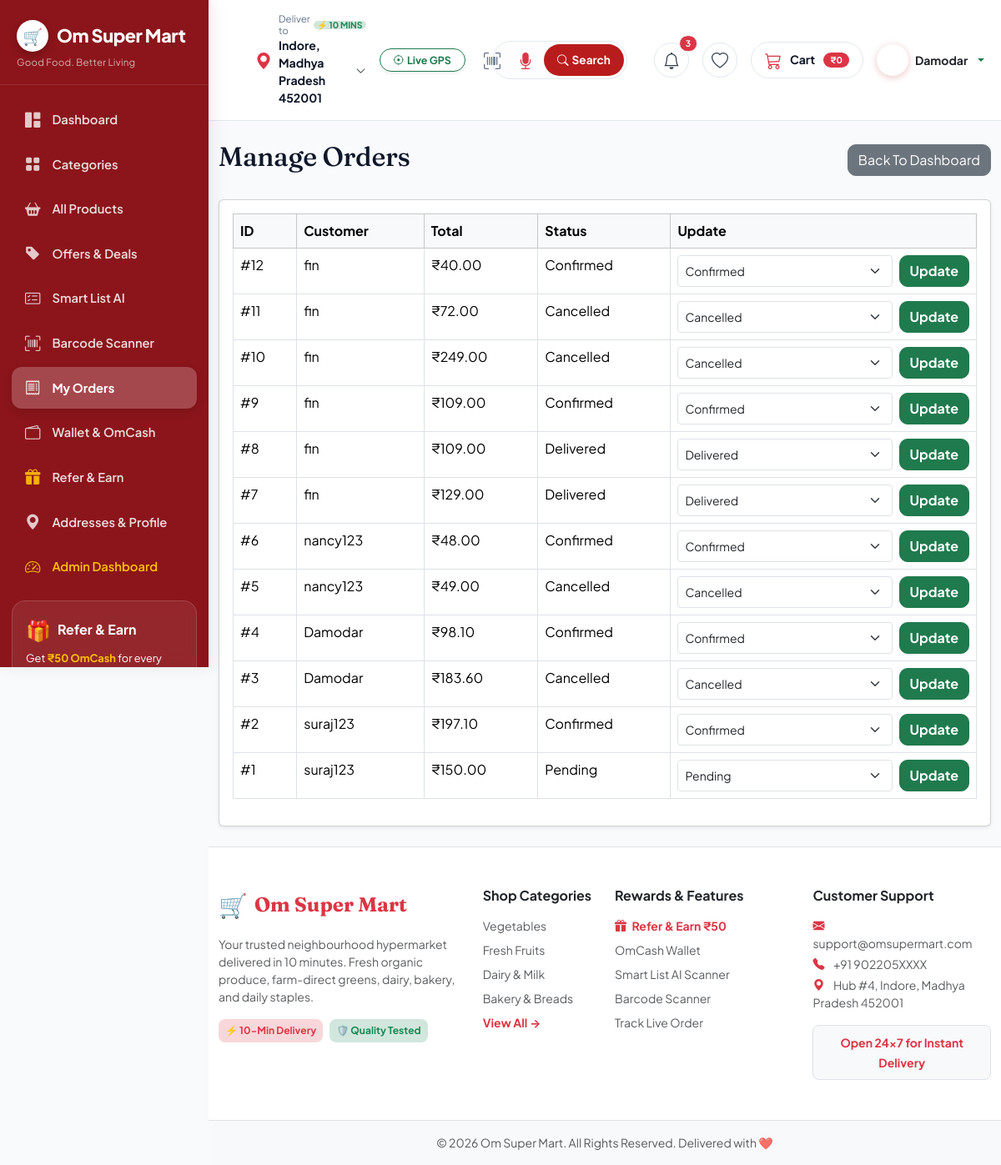
Before: /dashboard/orders/ (signed in) with the older database file.
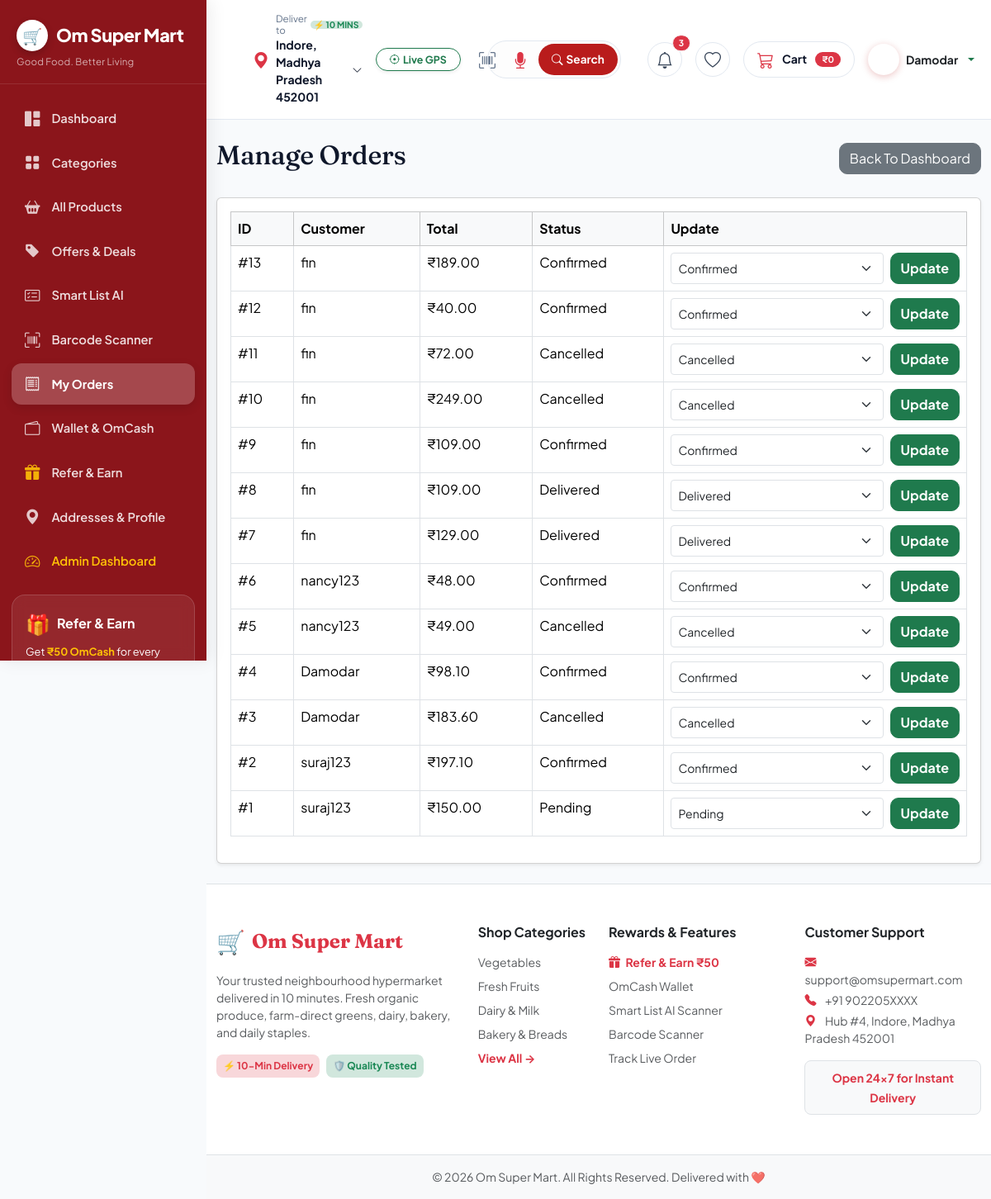
After: the same page with the newer database file.
### orders/models.py (models this page shows, shortened)
class Order(models.Model):
    PENDING = "Pending"
    CONFIRMED = "Confirmed"
    SHIPPED = "Shipped"
    DELIVERED = "Delivered"
    CANCELLED = "Cancelled"
    STATUS_CHOICES = [
        (PENDING, "Pending"),
        (CONFIRMED, "Confirmed"),
        (SHIPPED, "Shipped"),
        (DELIVERED, "Delivered"),
        (CANCELLED, "Cancelled"),
    ]
    user = models.ForeignKey(
        settings.AUTH_USER_MODEL,
        on_delete=models.CASCADE
    )
    full_name = models.CharField(max_length=100)
    phone = models.CharField(max_length=20)
    address = models.TextField()
    city = models.CharField(max_length=100)
    state = models.CharField(max_length=100)
    pincode = models.CharField(max_length=10)
    total_amount = models.DecimalField(
        max_digits=10,
        decimal_places=2
    )
    status = models.CharField(
        max_length=20,
        choices=STATUS_CHOICES,
        default=PENDING
    )
    created_at = models.DateTimeField(
        auto_now_add=True
    )

### accounts/models.py (models this page shows, shortened)
class CustomUser(AbstractUser):
    CUSTOMER = "CUSTOMER"
    ADMIN = "ADMIN"
    ROLE_CHOICES = (
        (CUSTOMER, "Customer"),
        (ADMIN, "Admin"),
    )
    role = models.CharField(
        max_length=20,
        choices=ROLE_CHOICES,
        default=CUSTOMER
    )
    phone_number = models.CharField(
        max_length=15,
        blank=True,
        null=True
    )
    profile_picture = models.ImageField(
        upload_to="profiles/",
        blank=True,
        null=True
    )
    is_email_verified = models.BooleanField(
        default=False
    )
    referral_code = models.CharField(
        max_length=20,
        unique=True,
        blank=True,
        null=True,
        db_index=True
    )
    referred_by = models.ForeignKey(
        "self",
        on_delete=models.SET_NULL,
        null=True,
        blank=True,
        related_name="referrals"
    )
    created_at = models.DateTimeField(
        auto_now_add=True
    )
    updated_at = models.DateTimeField(
        auto_now=True
    )
    objects = CustomUserManager()

### dashboard/views.py (the view)
@staff_member_required
def orders_list(request):
    orders = Order.objects.all().order_by(
        "-created_at"
    )
    return render(
        request,
        "dashboard/orders.html",
        {
            "orders": orders
        }
    )

### templates/dashboard/orders.html (shortened to what this page needs)
{% extends "base.html" %}
{% block content %}
<div class="container py-4">
    <div class="d-flex justify-content-between align-items-center mb-4">
        <h2>
            Manage Orders
        </h2>
        <a
            href="{% url 'dashboard:index' %}"
            class="btn btn-secondary"
        >
            Back To Dashboard
        </a>
    </div>
    <div class="card shadow-sm">
        <div class="card-body">
            <table class="table table-bordered table-hover">
                <thead class="table-light">
                    <tr>
                        <th>ID</th>
                        <th>Customer</th>
                        <th>Total</th>
                        <th>Status</th>
                        <th>Update</th>
                    </tr>
                </thead>
                <tbody>
                    {% for order in orders %}
                    <tr>
                        <td>
                            #{{ order.id }}
                        </td>
                        <td>
                            {{ order.user.username }}
                        </td>
                        <td>
                            ₹{{ order.total_amount }}
                        </td>
                        <td>
                            {{ order.status }}
                        </td>
                        <td>
                            <form
                                method="post"
                                action="{% url 'dashboard:update_order' order.id %}"
                            >
                                <div class="d-flex gap-2">
                                    <select
                                        name="status"
                                        class="form-select form-select-sm"
                                    >
                                        <option value="Pending" {% if order.status == "Pending" %}selected{% endif %}>
                                            Pending
                                        </option>
                                        <option value="Confirmed" {% if order.status == "Confirmed" %}selected{% endif %}>
                                            Confirmed
                                        </option>
                                        <option value="Delivered" {% if order.status == "Delivered" %}selected{% endif %}>
                                            Delivered
                                        </option>
                                        <option value="Cancelled" {% if order.status == "Cancelled" %}selected{% endif %}>
                                            Cancelled
                                        </option>
                                    </select>
                                    <button
                                        type="submit"
                                        class="btn btn-success"
                                    >
                                        Update
                                    </button>
                                </div>
                            </form>
                        </td>
                    </tr>
                    {% empty %}
                    <tr>
                        <td colspan="5">
                            No Orders Found
                        </td>
                    </tr>
                    {% endfor %}
                </tbody>
            </table>
        </div>
    </div>
</div>
{% endblock %}

Changed rows visible on the page:
added Order: id "13", user.username "fin", total_amount "189.00", status "Confirmed"
